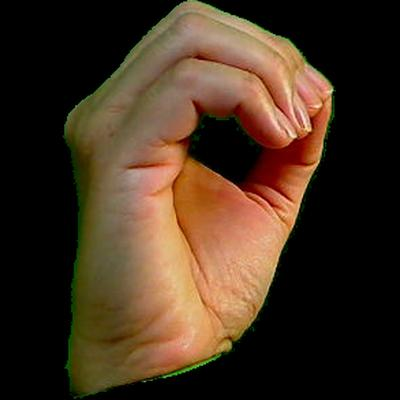
#> input picture src/data/asl_dataset/0/hand2_0_right_seg_5_cropped.jpeg, 400 x 400 px, found by its file name; its folder holds only this picture in this run
$ jupyter execute --allow-errors alberto.ipynb
#> lines starting #> are read from the running program, lines starting #| are printed output that depends on the picture
[cell 1]
import os
import numpy as np
import cv2  # OpenCV para leer imágenes
from sklearn.model_selection import train_test_split, GridSearchCV
from sklearn.pipeline import Pipeline
from sklearn.decomposition import PCA
from sklearn.preprocessing import StandardScaler, OneHotEncoder
from sklearn.impute import SimpleImputer
from sklearn.compose import ColumnTransformer
from sklearn.cluster import KMeans
from sklearn.ensemble import RandomForestClassifier
from sklearn.metrics import accuracy_score, classification_report, confusion_matrix
import pandas as pd
import matplotlib.pyplot as plt
import seaborn as sns

[cell 2]
# Definir la ruta del dataset
DATASET_PATH = r'C:\Users\alber\OneDrive\Escritorio\asl_dataset'

[cell 3]
# Obtener las clases disponibles (carpetas dentro del dataset)
clases = sorted(os.listdir(DATASET_PATH))  # ['0', '1', ..., '9', 'A', 'B', ..., 'Z']
num_clases = len(clases)

X = []
y = []

# Cargar imágenes y convertirlas a arrays
for label, clase in enumerate(clases):
    folder_path = os.path.join(DATASET_PATH, clase)
    for img_name in os.listdir(folder_path):
        img_path = os.path.join(folder_path, img_name)
        img = cv2.imread(img_path, cv2.IMREAD_GRAYSCALE)  # Convertimos a escala de grises
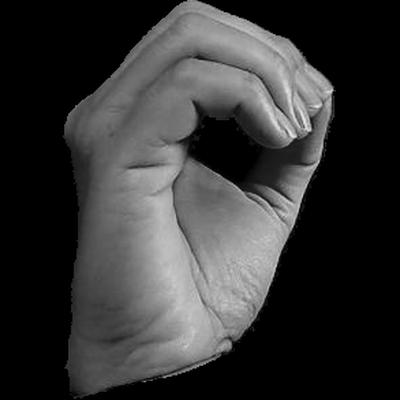
#> img: shape (400, 400); min 0, max 237, mean 52.8
        img = cv2.resize(img, (64, 64))  # Redimensionamos a 64x64 píxeles
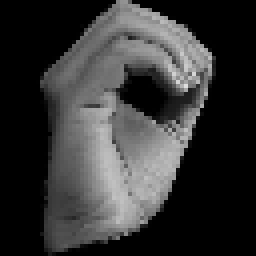
#> img: shape (64, 64) (shown 4 times larger); min 0, max 223, mean 52.8
        X.append(img.flatten())  # Convertimos la imagen en un vector
        y.append(label)  # Guardamos la etiqueta de la clase
#> pass 2 of the loop `for label, clase in enumerate(clases):`:
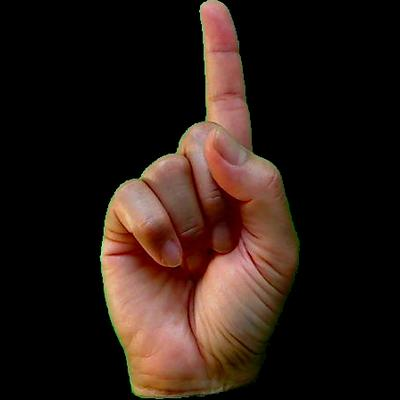
#> input picture src/data/asl_dataset/1/hand2_1_left_seg_2_cropped.jpeg, 400 x 400 px, found by its file name
#> `img = cv2.imread(img_path, cv2.IMREAD_GRAYSCALE)`:
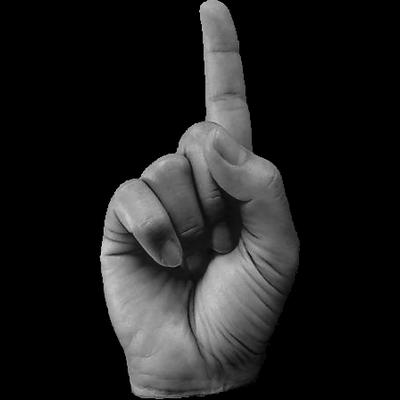
#> img: shape (400, 400); min 0, max 213, mean 30.3
#> `img = cv2.resize(img, (64, 64))`:
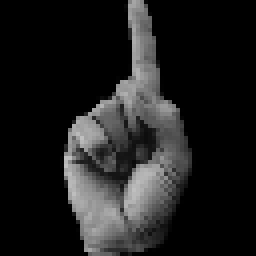
#> img: shape (64, 64) (shown 4 times larger); min 0, max 192, mean 30.2
#> pass 3 of the loop `for label, clase in enumerate(clases):`:
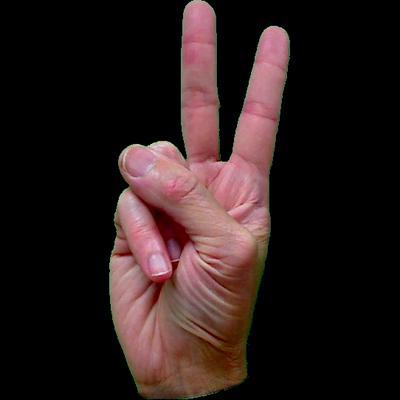
#> input picture src/data/asl_dataset/2/hand1_2_dif_seg_4_cropped.jpeg, 400 x 400 px, found by its file name
#> `img = cv2.imread(img_path, cv2.IMREAD_GRAYSCALE)`:
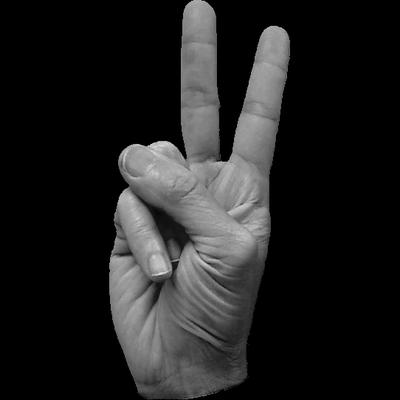
#> img: shape (400, 400); min 0, max 229, mean 32.3
#> `img = cv2.resize(img, (64, 64))`:
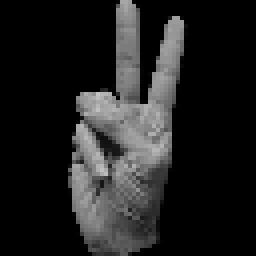
#> img: shape (64, 64) (shown 4 times larger); min 0, max 197, mean 32.3
#> the loop made 4 passes; the first 3 are shown

# Convertir a arrays de numpy
X = np.array(X)
y = np.array(y)

# Mezclar los datos aleatoriamente
indices = np.arange(len(X))
np.random.shuffle(indices)

# Aplicar el desorden a X e y
X = X[indices]
y = y[indices]

# Dividir en train y test
#> (the rest of this cell did not finish here and is left out)
